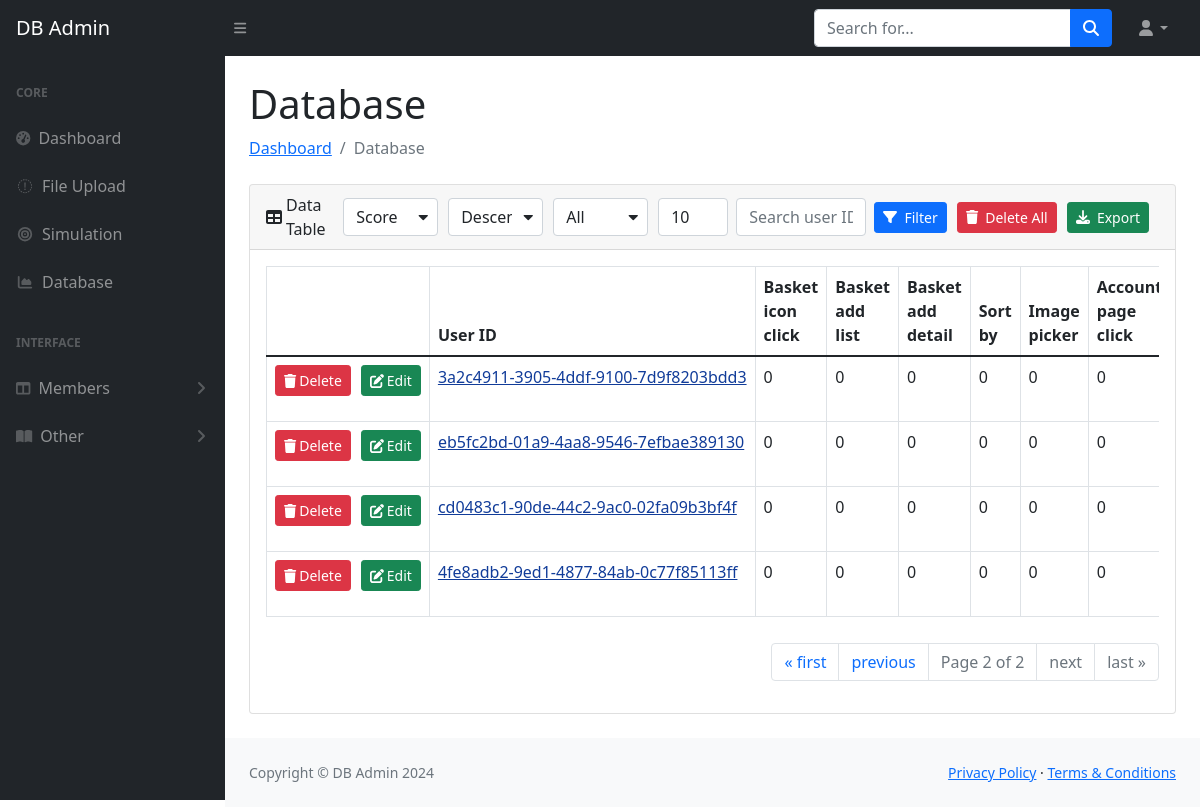
Screenshot of /database/?page=2&sortBy=score&select=All&number=10 (signed in) with the database file from the repository.
### crud/models.py (models this page shows)
class Simulation(models.Model):
    user_id = models.CharField(max_length=255,default=False)
    basket_icon_click = models.IntegerField(default=False)
    basket_add_list = models.IntegerField(default=False)
    basket_add_detail = models.IntegerField(default=False)
    sort_by = models.IntegerField(default=False)
    image_picker = models.IntegerField(default=False)
    account_page_click = models.IntegerField(default=False)
    promo_banner_click = models.IntegerField(default=False)
    detail_wishlist_add = models.IntegerField(default=False)
    list_size_dropdown = models.IntegerField(default=False)
    closed_minibasket_click = models.IntegerField(default=False)
    checked_delivery_detail = models.IntegerField(default=False)
    checked_returns_detail = models.IntegerField(default=False)
    sign_in = models.IntegerField(default=False)
    saw_checkout = models.IntegerField(default=False)
    saw_sizecharts = models.IntegerField(default=False)
    saw_delivery = models.IntegerField(default=False)
    saw_account_upgrade = models.IntegerField(default=False)
    saw_homepage = models.IntegerField(default=False)
    device_computer = models.IntegerField(default=False)
    device_tablet = models.IntegerField(default=False)
    returning_user = models.IntegerField(default=False)
    loc_uk = models.IntegerField(default=False)
    propensity = models.FloatField(default=False)
    score = models.FloatField(default=False)
    created_at = models.DateTimeField('%m/%d/%Y %H:%M:%S')
    updated_at = models.DateTimeField('%m/%d/%Y %H:%M:%S')

### crud/views.py (the view, shortened to what this page needs)
# urls.py: path('database/', views.database, name='database'),
@login_required
def database(request):
    get_simulation = Simulation.objects.all()
    serializer = SimulationSerializer(get_simulation, many=True)
    get_simulation = serializer.data
    get_simulation.reverse()
    number = int(request.GET.get('number', 10))
    sort_order = request.GET.get('sort_order', 'desc')
    select1 = request.GET.get('filter', 'All')
    sortBy = request.GET.get('sortBy', 'score')
    print(sortBy)
    if select1 == 'All':
        filtered_simulation = sorted(get_simulation, key=lambda x: x.get(sortBy, ''), reverse=(sort_order == 'desc'))
    paginator = Paginator(filtered_simulation, number)
    page = request.GET.get('page')
    try:
        data = paginator.page(page)
    except PageNotAnInteger:
        data = paginator.page(1)
    except EmptyPage:
        data = paginator.page(paginator.num_pages)
    dic_cols = {"basket_icon_click": "Basket icon click", "basket_add_list": "Basket add list",
                    "basket_add_detail": "Basket add detail", "sort_by": "Sort by", "image_picker": "Image picker",
                    "account_page_click": "Account page click", "promo_banner_click": "Promo banner click",
                    "detail_wishlist_add": "Detail wishlist add", "list_size_dropdown": "List size dropdown",
                    "closed_minibasket_click": "Closed minibasket click", "checked_delivery_detail": "Checked delivery detail",
                    "checked_returns_detail": "Checked returns detail", "sign_in": "Sign in", "saw_checkout": "Saw checkout",
                    "saw_sizecharts": "Saw sizecharts", "saw_delivery": "Saw delivery", "saw_account_upgrade": "Saw account upgrade",
                    "saw_homepage": "Saw homepage", "device_computer": "Device computer", "device_tablet": "Device tablet",
                    "returning_user": "Returning user", "loc_uk": "Loc uk", "propensity": "Propensity", "created_at": "Created at", "updated_at": "Updated at"}
    value_col_str = ",".join(dic_cols.values())
    isSelect, _ = IsSelect.objects.get_or_create(
        id=1,
        defaults={
            'select': value_col_str,
            'not_select': 'N'
        }
    )
    value_col = isSelect.select.split(",") if isSelect.select else []
    value_not_col = isSelect.not_select.split(",") if isSelect.not_select else []
    key_col = [i.replace(" ", "_").lower() for i in value_col]
    context = {'get_simulation': get_simulation, 'data': data, 'number': number, 'select': select1,
               'value_col': value_col, 'value_not_col': value_not_col, 'key_col': key_col, 'sortBy': sortBy,
               'sort_order': sort_order}
    return render(request, 'database.html', context)

### crud/templatetags/custom_filters.py (called while the page is built)
@register.filter
def get_item(dictionary, key):
    return dictionary.get(key)

### templates/database.html (shortened to what this page needs)
{% extends 'layout/app.html' %}
{% load static %}
{% block body %}
<div class="container-fluid px-4">
    <h1 class="mt-4">Database</h1>
    <ol class="breadcrumb mb-4">
        <li class="breadcrumb-item"><a href="{% url 'dashboard' %}">Dashboard</a></li>
        <li class="breadcrumb-item active">Database</li>
    </ol>
    {% include 'datatable.html'%}
</div>
{% endblock %}

### templates/datatable.html (shortened to what this page needs)
{% load custom_filters %}
<div class="card mb-4">
    <div class="card-header" style="display: flex; justify-content: space-between; align-items: center;">
        <div style="display: flex; align-items: center;">
            <i class="fas fa-table me-1"></i>
            Data Table
        </div>
        <div class="simulation-right" style="display: flex; align-items: center; justify-content: space-between; flex-wrap: nowrap;">
            <form id="pagination-form"  role="form" action="" method="GET" style="display: flex; align-items: center; justify-content: center; flex-wrap: nowrap;">
                <div class="form-group select-with-icon" style="margin-right: 10px;">
                    <select class="form-control" data-toggle="tooltip" data-placement="top" title="Sort by" style="width: 95px;" name="sortBy" id="sortSelect">
                        <option value="score" {% if sortBy == "score" %}selected{% endif %}>Score</option>
                    </select>
                </div>
                <div class="form-group select-with-icon" style="margin-right: 10px;">
                    <select class="form-control" data-toggle="tooltip" data-placement="top" title="Sort Order" style="width: 95px;" name="sort_order" id="sortOrderSelect">
                        <option value="desc" {% if sort_order == "desc" %}selected{% endif %}>Descending</option>
                    </select>
                </div>
                <div class="form-group select-with-icon" style="margin-right: 10px;">
                    <select class="form-control" data-toggle="tooltip" data-placement="top" title="Level of potential customers" style="width: 95px;" name="filter" id="filterSelect">
                        <option value="All" {% if select == "All" %}selected{% endif %}>All</option>
                    </select>
                </div>
                <div class="input-group me-2" style="margin-right: 10px;" data-toggle="tooltip" data-placement="top" title="Number data">
                    <input type="number" value="{{ number }}" style="width: 70px;" min="10" id="number" name="number" class="form-control" aria-describedby="basic-addon2" onchange="updateNumber()">
                </div>
                <div class="input-group me-2" style="margin-right: 10px;" data-toggle="tooltip" data-placement="top" title="Search user ID">
                    <input type="text" name="search" class="form-control" placeholder="Search user ID..." aria-label="Search" aria-describedby="basic-addon2" style="width: 130px;">
                </div>
            </form>
            <button class="btn btn-sm btn-primary" data-toggle="modal" data-placement="top" title="Filter" data-target="#filterModal" style="display: flex; align-items: center; white-space: nowrap; margin-right: 10px;">
                <span class="fa fa-filter" style="display: inline-block;"></span>&nbsp; Filter
            </button>
            <a class="btn btn-sm btn-danger" data-toggle="tooltip" data-placement="top" title="Delete All" href="{% url 'delete_all' %}" style="display: flex; align-items: center; white-space: nowrap; margin-right: 10px;">
                <span class="fa fa-trash" style="display: inline-block;"></span>&nbsp; Delete All
            </a>
            <a class="btn btn-sm btn-success" data-toggle="tooltip" data-placement="top" title="Export file" href="{% url 'save_file' %}" style="display: flex; align-items: center; white-space: nowrap; margin-right: 10px;">
                <span class="fa fa-download" style="display: inline-block;"></span>&nbsp; Export
            </a>
        </div>
    </div>
    <div class="card-body">
        <div class="table-data">
            <div class="table-responsive">
                <table id="datatablesSimple1" class="table table-bordered" width="100%" cellspacing="0">
                    <thead>
                        <tr>
                            <th></th>
                            <th style="white-space: nowrap;">User ID</th>
                            {% for col in value_col %}
                                {% if col != "N" %}
                                <th>{{ col }}</th>
                                {% endif %}
                            {% endfor %}
                        </tr>
                    </thead>
                    <tbody>
                        {% for i in data %}
                            <tr>
                                <td>
                                    <div style="display: flex; gap: 10px; align-items: center;">
                                        <a class="btn btn-sm btn-danger" id="del" href="{% url 'delete' i.user_id %}" data-toggle="tooltip" data-placement="top" style="display: flex; align-items: center; white-space: nowrap;" title="Delete {{ i.user_id }}">
                                            <span class="fa fa-trash" style="margin-right: 3px;"></span>Delete
                                        </a>
                                        <a class="btn btn-sm btn-success" id="edit" href="#" data-toggle="modal" data-placement="top" title="Editer" data-target="#EditModal" style="display: flex; align-items: center; white-space: nowrap;" title="Edit {{ i.user_id }}">
                                            <span class="fa fa-edit" style="margin-right: 3px;"></span>Edit
                                        </a>
                                    </div>
                                </td>
                                <td style="white-space: nowrap; cursor: pointer; color: rgb(17, 60, 153); text-decoration: underline;" data-toggle="modal" data-target="#userModal">
                                    {{ i.user_id }}
                                </td>
                                {% for key in key_col %}
                                    {% if key != "N" %}
                                        <td>{{ i|get_item:key }}</td>
                                    {% endif %}
                                {% endfor %}
                            </tr>
                        {% endfor %}
                    </tbody>
                </table>
            </div>
            <nav id="pagination-nav" aria-label="Page navigation" style="margin-top: 10px;margin-bottom: 0;">
                <ul class="pagination justify-content-end">
                    {% if data.has_previous %}
                        <li class="page-item">
                            <a class="page-link" href="?page=1&sortBy={{ sortBy }}&select={{ select }}&number={{ number }}" aria-label="First">
                                <span aria-hidden="true">&laquo; first</span>
                            </a>
                        </li>
                        <li class="page-item">
                            <a class="page-link" href="?page={{ data.previous_page_number }}&sortBy={{ sortBy }}&select={{ select }}&number={{ number }}" aria-label="Previous">
                                <span aria-hidden="true">previous</span>
                            </a>
                        </li>
                    {% endif %}
                    <li class="page-item disabled">
                        <a class="page-link" href="#">Page {{ data.number }} of {{ data.paginator.num_pages }}</a>
                    </li>
                    {% if data.has_next %}
                        <li class="page-item">
                            <a class="page-link" href="?page={{ data.next_page_number }}&sortBy={{ sortBy }}&select={{ select }}&number={{ number }}" aria-label="Next">
                                <span aria-hidden="true">next</span>
                            </a>
                        </li>
                        <li class="page-item">
                            <a class="page-link" href="?page={{ data.paginator.num_pages }}&sortBy={{ sortBy }}&select={{ select }}&number={{ number }}" aria-label="Last">
                                <span aria-hidden="true">last &raquo;</span>
                            </a>
                        </li>
                    {% else %}
                        <li class="page-item disabled">
                            <a class="page-link" href="#" tabindex="-1" aria-disabled="true">next</a>
                        </li>
                        <li class="page-item disabled">
                            <a class="page-link" href="#" tabindex="-1" aria-disabled="true">last &raquo;</a>
                        </li>
                    {% endif %}
                </ul>
            </nav>
        </div>
    </div>
</div>

### rows the page displays
Simulation: user_id "3a2c4911-3905-4ddf-9100-7d9f8203bdd3"
Simulation: user_id "eb5fc2bd-01a9-4aa8-9546-7efbae389130"
Simulation: user_id "cd0483c1-90de-44c2-9ac0-02fa09b3bf4f"
Simulation: user_id "4fe8adb2-9ed1-4877-84ab-0c77f85113ff"

### other values shown
{{ col }} "Basket icon click" "Basket add list" "Basket add detail" "Sort by" "Image picker"
{{ i|get_item:key }} "0" "0" "0" "0" "0" "0" "0" "0" "0" "0" "0" "0" "0" "0" "0" "0" "0" "0" "0" "0" "0" "0" "0" "0"
{{ data.number }} "2"
{{ data.paginator.num_pages }} "2"
